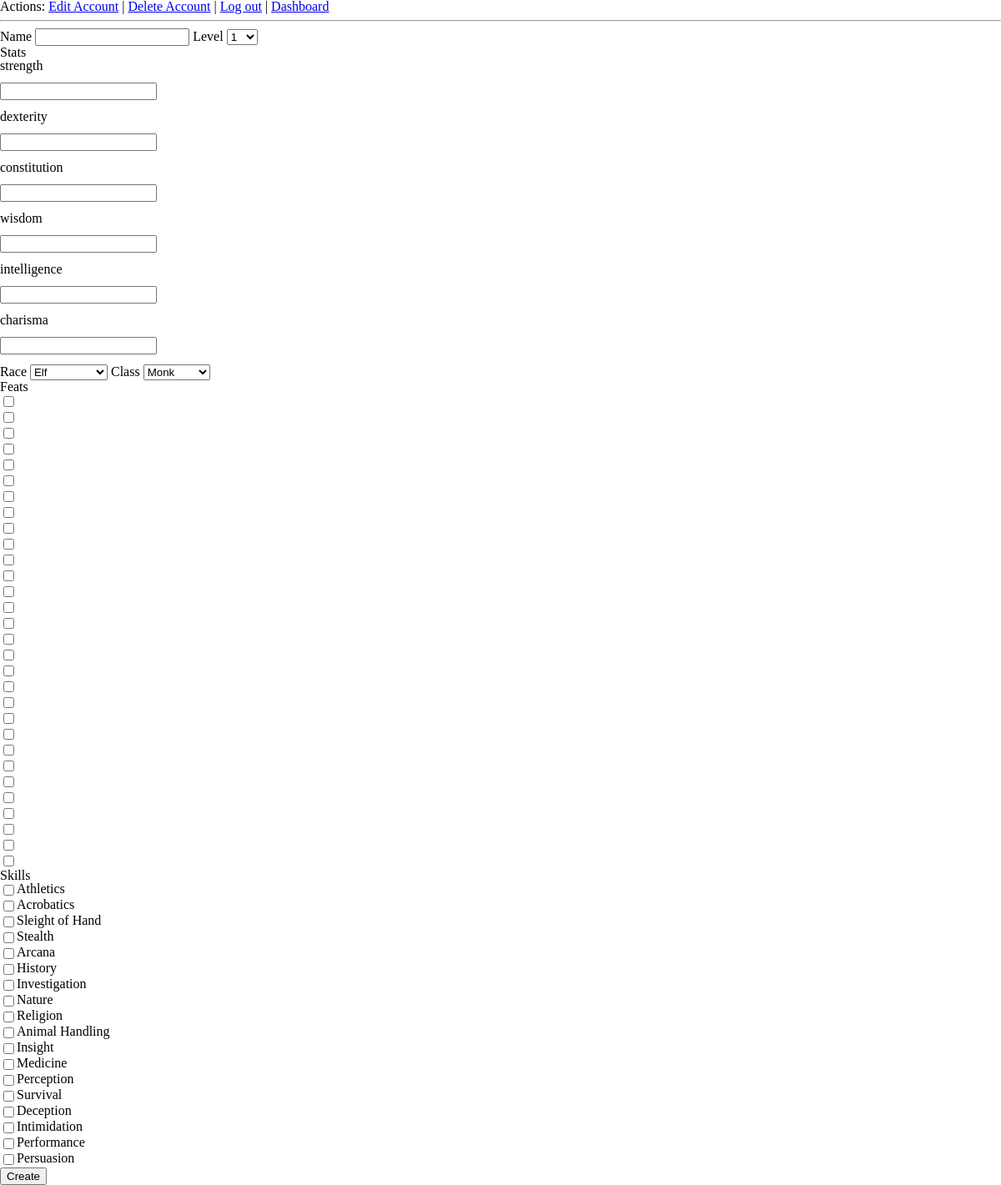
/views/character-creation.php (signed in), run on the app's committed database.
### tables this page shows
CREATE TABLE `stats` (
  `id` int(11) NOT NULL,
  `stat_name` varchar(24) NOT NULL,
  `stat_discription` text NOT NULL
);

CREATE TABLE `feats` (
  `id` int(11) NOT NULL,
  `feat_name` varchar(50) NOT NULL,
  `description` text NOT NULL
);

CREATE TABLE `skills` (
  `id` int(11) NOT NULL,
  `skill_name` varchar(24) NOT NULL,
  `description` text NOT NULL,
  `related_stat_id` int(11) DEFAULT NULL
);

### includes/character.php (called while the page is built, shortened)
<?php
include_once "database.php";
class Character
{
    function __construct()
    {
        $db = new Database();
        $this->dbh = $db->get_dbh();
    }
    public function get_races()
    {
        $races = [];
        foreach ($this->dbh->query('SELECT * from character_races') as $row) {
            $races[] = $row;
        }
        return $races;
    }
    public function get_classes()
    {
        $classes = [];
        foreach ($this->dbh->query('SELECT * from character_class') as $row) {
            $classes[] = $row;
        }
        return $classes;
    }
    public function get_feats()
    {
        $feats = [];
        foreach ($this->dbh->query('SELECT * from feats') as $row) {
            $feats[] = $row;
        }
        return $feats;
    }
    public function get_skills()
    {
        $skills = [];
        foreach ($this->dbh->query('SELECT * from skills') as $row) {
            $skills[] = $row;
        }
        return $skills;
    }
    public function get_stats()
    {
        $stats = [];
        foreach ($this->dbh->query('SELECT * from stats') as $row) {
            $stats[] = $row;
        }
        return $stats;
    }
}

### includes/database.php (called while the page is built, shortened)
<?php
class Database
{
    private $db_host = 'localhost';
    private $db_user = 'web';
    private $db_pass = 'web';
    private $db_name = 'DnDatabase';
    private $dsn = '';
    public function get_dbh()
    {
        return new PDO($this->dsn, $this->db_user, $this->db_pass);
    }
    function __construct()
    {
        $this->dsn = "mysql:host={$this->db_host};port=8889;dbname={$this->db_name};";
    }
}

### views/character-creation.php (the view, shortened to what this page needs)
<?php
include "../includes/character.php";
$characterManager = new Character();
include "head.php";
$races = $characterManager->get_races();
$classes = $characterManager->get_classes();
$feats = $characterManager->get_feats();
$skills = $characterManager->get_skills();
$stats = $characterManager->get_stats();
?>
<form method="post">
    <label for="Name">Name</label>
    <input type="text" name="character_name">
    <label for="level">Level</label>
    <select name="character_level">
        <option value="1">1</option>
    </select>
    <div class="stats">
        <h2>Stats</h2>
        <?php foreach ($stats as $statsObj) :
            $stat = $statsObj['stat_name'];
            $stat_id = $statsObj['id']
        ?>
        <label for="<?php $stat ?>"> <?php echo $stat ?></label>
        <input type="text" name="stat_id_<?php echo $stat_id ?>" required>
        <?php endforeach; ?>
    </div>
    <label for="race">Race</label>
    <select name="character_race" id="">
        <?php foreach ($races as $raceObj) :
            $race = $raceObj['race'];
            $race_id = $raceObj['id']
        ?>
        <option value="<?php echo $race_id ?>"><?php echo $race ?></option>
        <?php endforeach; ?>
    </select>
    <label for="Class">Class</label>
    <select name="character_class" id="">
        <?php foreach ($classes as $classObj) :
            $class = $classObj['type'];
            $class_id = $classObj['id']
        ?>
        <option value="<?php echo $class_id ?>"> <?php echo $class ?> </option>
        <?php endforeach; ?>
    </select>
    <h2 for="feats"> Feats </h2>
    <?php foreach ($feats as $featsObj) :
        $feats_id = $featsObj['id'];
    ?>
    <div class="feats">
        <input name="character_feat[]" type="checkbox" value="<?php echo $feats_id ?>">
    </div>
    <?php endforeach; ?>
    <h2>Skills</h2>
    <?php foreach ($skills as $skillsObj) :
        $skills = $skillsObj['skill_name'];
        $skills_id = $skillsObj['id'];
    ?>
    <div class="skills">
        <input name="character_skill[]" type="checkbox" value="<?php echo $skills_id ?>">
        <label> <?php echo $skills ?> </label>
    </div>
    <?php endforeach; ?>
    <input type="submit" value="Create">
</form>
<?php
include "footer.php"
?>

### views/head.php (shortened to what this page needs)
<!DOCTYPE html>
<html>
<head>
    <link rel="stylesheet" href="../dist/css/main.css" />
</head>
<body>
    <?php
    include 'nav.php';
    ?>

### views/nav.php (shortened to what this page needs)
<?php
$is_logged_in = $_SESSION['is_logged_in'];
?>
<?php if ($is_logged_in) : ?>
<p>
    Actions:
    <a href="?_action=edit">Edit Account</a> |
    <a href="?_action=delete">Delete Account</a> |
    <a href="?_action=logout">Log out</a> |
    <a href="dn-dashboard.php">Dashboard</a>
</p>
<?php else : ?>
<a href="views/login.php">Login</a>
<?php endif; ?>
<hr>

### views/footer.php (shortened to what this page needs)
</body>
</html>

### data on the page
stats: stat_name "strength"
stats: stat_name "dexterity"
stats: stat_name "constitution"
stats: stat_name "wisdom"
stats: stat_name "intelligence"
stats: stat_name "charisma"
skills: skill_name "Athletics"
skills: skill_name "Acrobatics"
skills: skill_name "Sleight of Hand"
skills: skill_name "Stealth"
skills: skill_name "Arcana"
skills: skill_name "History"
skills: skill_name "Investigation"
skills: skill_name "Nature"
skills: skill_name "Religion"
skills: skill_name "Animal Handling"
skills: skill_name "Insight"
skills: skill_name "Medicine"
skills: skill_name "Perception"
skills: skill_name "Survival"
skills: skill_name "Deception"
skills: skill_name "Intimidation"
skills: skill_name "Performance"
skills: skill_name "Persuasion"

### other printed values
form field character_race "Elf"
form field character_class "Monk"
